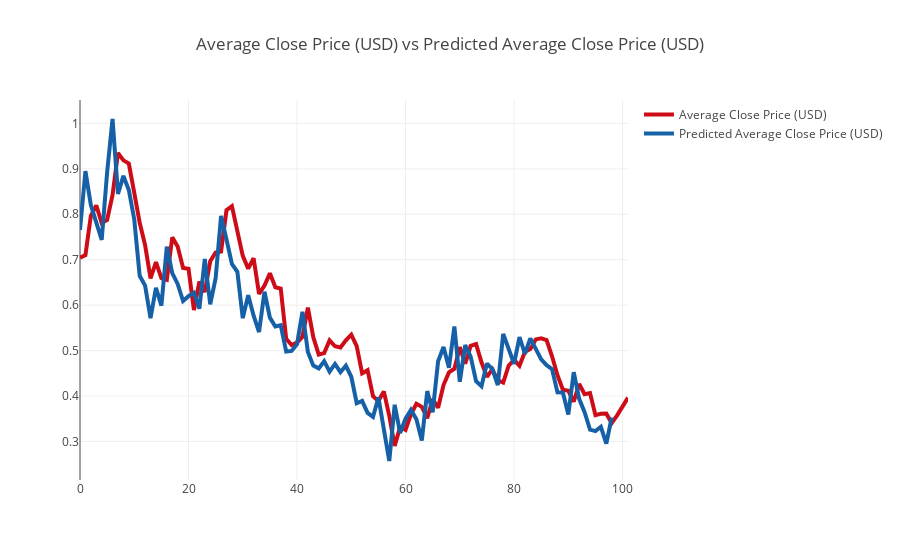

This figure's notebook cell:
### Code cell
avg_cp_trace = go.Scatter(y=yTest, name = 'Average Close Price (USD)', line = dict(color = ('rgb(205, 12, 24)'), width = 4))
pred_avg_cp_trace = go.Scatter(y=test_pred_list, name = 'Predicted Average Close Price (USD)', line = dict(color = ('rgb(22, 96, 167)'), width = 4))
layout = dict(title = 'Average Close Price (USD) vs Predicted Average Close Price (USD)')
fig = dict(data=[avg_cp_trace, pred_avg_cp_trace], layout=layout)
py.iplot(fig)
